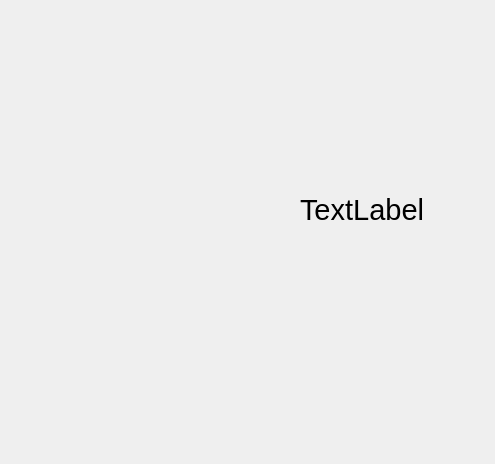
<?xml version="1.0" encoding="UTF-8"?>
<ui version="4.0">
 <class>Widget</class>
 <widget class="QWidget" name="Widget">
  <property name="enabled">
   <bool>true</bool>
  </property>
  <property name="geometry">
   <rect>
    <x>0</x>
    <y>0</y>
    <width>495</width>
    <height>464</height>
   </rect>
  </property>
  <property name="windowTitle">
   <string>Widget</string>
  </property>
  <widget class="QLabel" name="red">
   <property name="geometry">
    <rect>
     <x>630</x>
     <y>490</y>
     <width>131</width>
     <height>40</height>
    </rect>
   </property>
   <property name="font">
    <font>
     <family>Arial</family>
     <pointsize>22</pointsize>
    </font>
   </property>
   <property name="text">
    <string>TextLabel</string>
   </property>
  </widget>
  <widget class="QLabel" name="black">
   <property name="geometry">
    <rect>
     <x>630</x>
     <y>130</y>
     <width>131</width>
     <height>40</height>
    </rect>
   </property>
   <property name="font">
    <font>
     <family>Arial</family>
     <pointsize>22</pointsize>
    </font>
   </property>
   <property name="text">
    <string>TextLabel</string>
   </property>
  </widget>
  <widget class="QLabel" name="mode">
   <property name="geometry">
    <rect>
     <x>300</x>
     <y>190</y>
     <width>131</width>
     <height>40</height>
    </rect>
   </property>
   <property name="font">
    <font>
     <family>Arial</family>
     <pointsize>22</pointsize>
    </font>
   </property>
   <property name="text">
    <string>TextLabel</string>
   </property>
  </widget>
 </widget>
 <resources/>
 <connections/>
</ui>
